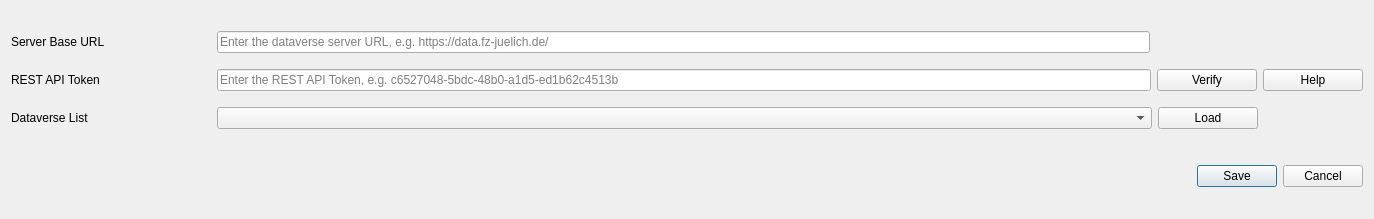
<?xml version="1.0" encoding="UTF-8"?>
<ui version="4.0">
 <class>DataverseConfigDialogBase</class>
 <widget class="QDialog" name="DataverseConfigDialogBase">
  <property name="geometry">
   <rect>
    <x>0</x>
    <y>0</y>
    <width>1374</width>
    <height>219</height>
   </rect>
  </property>
  <property name="windowTitle">
   <string>Dataverse Configuration</string>
  </property>
  <layout class="QGridLayout" name="gridLayout">
   <item row="2" column="0">
    <widget class="QDialogButtonBox" name="buttonBox">
     <property name="orientation">
      <enum>Qt::Horizontal</enum>
     </property>
     <property name="standardButtons">
      <set>QDialogButtonBox::Cancel|QDialogButtonBox::Save</set>
     </property>
    </widget>
   </item>
   <item row="0" column="0">
    <layout class="QVBoxLayout" name="mainVerticalLayout" stretch="0,0,0,0,0,0">
     <item>
      <layout class="QHBoxLayout" name="serverHorizontalLayout">
       <item>
        <widget class="QLabel" name="dataverseServerLabel">
         <property name="minimumSize">
          <size>
           <width>200</width>
           <height>0</height>
          </size>
         </property>
         <property name="text">
          <string>Server Base URL</string>
         </property>
        </widget>
       </item>
       <item>
        <widget class="QLineEdit" name="dataverseServerLineEdit">
         <property name="placeholderText">
          <string>Enter the dataverse server URL, e.g. https://data.fz-juelich.de/</string>
         </property>
         <property name="clearButtonEnabled">
          <bool>true</bool>
         </property>
        </widget>
       </item>
       <item>
        <spacer name="horizontalSpacer_3">
         <property name="orientation">
          <enum>Qt::Horizontal</enum>
         </property>
         <property name="sizeType">
          <enum>QSizePolicy::Preferred</enum>
         </property>
         <property name="sizeHint" stdset="0">
          <size>
           <width>213</width>
           <height>20</height>
          </size>
         </property>
        </spacer>
       </item>
      </layout>
     </item>
     <item>
      <spacer name="verticalSpacer">
       <property name="orientation">
        <enum>Qt::Vertical</enum>
       </property>
       <property name="sizeType">
        <enum>QSizePolicy::Fixed</enum>
       </property>
       <property name="sizeHint" stdset="0">
        <size>
         <width>20</width>
         <height>10</height>
        </size>
       </property>
      </spacer>
     </item>
     <item>
      <layout class="QHBoxLayout" name="apiTokenHorizontalLayout">
       <item>
        <widget class="QLabel" name="apiTokenLabel">
         <property name="minimumSize">
          <size>
           <width>200</width>
           <height>0</height>
          </size>
         </property>
         <property name="text">
          <string>REST API Token</string>
         </property>
        </widget>
       </item>
       <item>
        <widget class="QLineEdit" name="apiTokenLineEdit">
         <property name="placeholderText">
          <string>Enter the REST API Token, e.g. c6527048-5bdc-48b0-a1d5-ed1b62c4513b</string>
         </property>
         <property name="clearButtonEnabled">
          <bool>true</bool>
         </property>
        </widget>
       </item>
       <item>
        <widget class="QPushButton" name="apitTokenVerifyPushButton">
         <property name="minimumSize">
          <size>
           <width>100</width>
           <height>0</height>
          </size>
         </property>
         <property name="toolTip">
          <string>Verify if the given dataverse server and api token are reachable.</string>
         </property>
         <property name="text">
          <string>Verify</string>
         </property>
        </widget>
       </item>
       <item>
        <widget class="QPushButton" name="apiTokenHelpPushButton">
         <property name="minimumSize">
          <size>
           <width>100</width>
           <height>0</height>
          </size>
         </property>
         <property name="toolTip">
          <string>Navigate to the help page for generating dataverse API token.</string>
         </property>
         <property name="text">
          <string>Help</string>
         </property>
        </widget>
       </item>
      </layout>
     </item>
     <item>
      <spacer name="verticalSpacer_2">
       <property name="orientation">
        <enum>Qt::Vertical</enum>
       </property>
       <property name="sizeType">
        <enum>QSizePolicy::Fixed</enum>
       </property>
       <property name="sizeHint" stdset="0">
        <size>
         <width>20</width>
         <height>10</height>
        </size>
       </property>
      </spacer>
     </item>
     <item>
      <layout class="QHBoxLayout" name="dataverseListHorizontalLayout">
       <item>
        <widget class="QLabel" name="dataverseListLabel">
         <property name="minimumSize">
          <size>
           <width>200</width>
           <height>0</height>
          </size>
         </property>
         <property name="text">
          <string>Dataverse List</string>
         </property>
        </widget>
       </item>
       <item>
        <widget class="QComboBox" name="dataverseListComboBox">
         <property name="sizePolicy">
          <sizepolicy hsizetype="Expanding" vsizetype="Fixed">
           <horstretch>0</horstretch>
           <verstretch>0</verstretch>
          </sizepolicy>
         </property>
        </widget>
       </item>
       <item>
        <widget class="QPushButton" name="dataverseListPushButton">
         <property name="minimumSize">
          <size>
           <width>100</width>
           <height>0</height>
          </size>
         </property>
         <property name="toolTip">
          <string>Loads available dataverse</string>
         </property>
         <property name="text">
          <string>Load</string>
         </property>
        </widget>
       </item>
       <item>
        <spacer name="dataverserListhorizontalSpacer">
         <property name="orientation">
          <enum>Qt::Horizontal</enum>
         </property>
         <property name="sizeType">
          <enum>QSizePolicy::Preferred</enum>
         </property>
         <property name="sizeHint" stdset="0">
          <size>
           <width>105</width>
           <height>20</height>
          </size>
         </property>
        </spacer>
       </item>
      </layout>
     </item>
     <item>
      <spacer name="verticalSpacer_3">
       <property name="orientation">
        <enum>Qt::Vertical</enum>
       </property>
       <property name="sizeType">
        <enum>QSizePolicy::Fixed</enum>
       </property>
       <property name="sizeHint" stdset="0">
        <size>
         <width>20</width>
         <height>10</height>
        </size>
       </property>
      </spacer>
     </item>
    </layout>
   </item>
  </layout>
 </widget>
 <resources/>
 <connections>
  <connection>
   <sender>buttonBox</sender>
   <signal>accepted()</signal>
   <receiver>DataverseConfigDialogBase</receiver>
   <slot>accept()</slot>
   <hints>
    <hint type="sourcelabel">
     <x>248</x>
     <y>254</y>
    </hint>
    <hint type="destinationlabel">
     <x>157</x>
     <y>274</y>
    </hint>
   </hints>
  </connection>
  <connection>
   <sender>buttonBox</sender>
   <signal>rejected()</signal>
   <receiver>DataverseConfigDialogBase</receiver>
   <slot>reject()</slot>
   <hints>
    <hint type="sourcelabel">
     <x>316</x>
     <y>260</y>
    </hint>
    <hint type="destinationlabel">
     <x>286</x>
     <y>274</y>
    </hint>
   </hints>
  </connection>
 </connections>
</ui>
